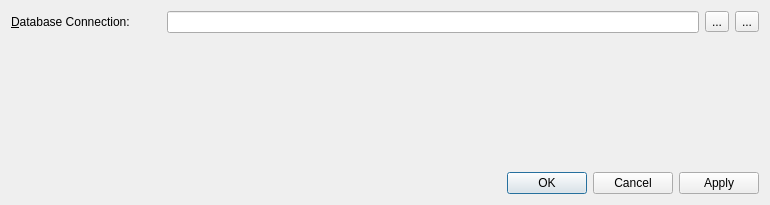
<?xml version="1.0" encoding="UTF-8"?>
<ui version="4.0">
 <class>PreferencesDialog</class>
 <widget class="QDialog" name="PreferencesDialog">
  <property name="windowModality">
   <enum>Qt::WindowModality::WindowModal</enum>
  </property>
  <property name="geometry">
   <rect>
    <x>0</x>
    <y>0</y>
    <width>770</width>
    <height>205</height>
   </rect>
  </property>
  <property name="windowTitle">
   <string>Preferences</string>
  </property>
  <property name="sizeGripEnabled">
   <bool>false</bool>
  </property>
  <property name="modal">
   <bool>true</bool>
  </property>
  <layout class="QVBoxLayout" name="verticalLayout">
   <item>
    <layout class="QFormLayout" name="formLayout">
     <item row="0" column="0">
      <widget class="QLabel" name="databaseConnectionLabel">
       <property name="minimumSize">
        <size>
         <width>150</width>
         <height>0</height>
        </size>
       </property>
       <property name="text">
        <string>&amp;Database Connection:</string>
       </property>
       <property name="buddy">
        <cstring>databaseConnectionEdit</cstring>
       </property>
      </widget>
     </item>
     <item row="0" column="1">
      <layout class="QHBoxLayout" name="databaseConnectionPair">
       <item>
        <widget class="QLineEdit" name="databaseConnectionEdit">
         <property name="clearButtonEnabled">
          <bool>true</bool>
         </property>
        </widget>
       </item>
       <item>
        <widget class="QToolButton" name="databaseConnectionPicker">
         <property name="toolTip">
          <string>Choose file</string>
         </property>
         <property name="text">
          <string>...</string>
         </property>
         <property name="icon">
          <iconset theme="QIcon::ThemeIcon::DocumentOpen"/>
         </property>
        </widget>
       </item>
       <item>
        <widget class="QToolButton" name="databaseConnectionDefault">
         <property name="toolTip">
          <string>Reset to default</string>
         </property>
         <property name="text">
          <string>...</string>
         </property>
         <property name="icon">
          <iconset theme="QIcon::ThemeIcon::EditUndo"/>
         </property>
        </widget>
       </item>
      </layout>
     </item>
    </layout>
   </item>
   <item>
    <widget class="QDialogButtonBox" name="buttonBox">
     <property name="orientation">
      <enum>Qt::Orientation::Horizontal</enum>
     </property>
     <property name="standardButtons">
      <set>QDialogButtonBox::StandardButton::Apply|QDialogButtonBox::StandardButton::Cancel|QDialogButtonBox::StandardButton::Ok</set>
     </property>
    </widget>
   </item>
  </layout>
 </widget>
 <resources/>
 <connections>
  <connection>
   <sender>buttonBox</sender>
   <signal>accepted()</signal>
   <receiver>PreferencesDialog</receiver>
   <slot>accept()</slot>
   <hints>
    <hint type="sourcelabel">
     <x>151</x>
     <y>216</y>
    </hint>
    <hint type="destinationlabel">
     <x>193</x>
     <y>145</y>
    </hint>
   </hints>
  </connection>
  <connection>
   <sender>buttonBox</sender>
   <signal>rejected()</signal>
   <receiver>PreferencesDialog</receiver>
   <slot>reject()</slot>
   <hints>
    <hint type="sourcelabel">
     <x>249</x>
     <y>214</y>
    </hint>
    <hint type="destinationlabel">
     <x>349</x>
     <y>150</y>
    </hint>
   </hints>
  </connection>
 </connections>
</ui>
